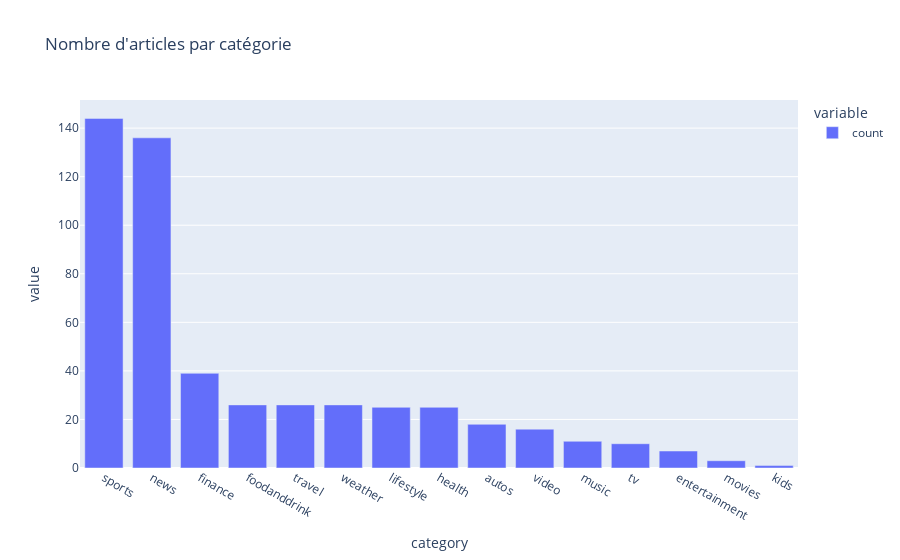

This figure's notebook cell:
### Code cell
category_counts = train_news_reduced['category'].value_counts()
px.bar(category_counts, title="Nombre d'articles par catégorie")

### Figure 1 — Plotly figure (JSON) as saved in the notebook; plotly's stock layout.template omitted (floating-point values rounded to 4 significant figures)
{"data": [{"hovertemplate": "variable=count<br>category=%{x}<br>value=%{y}<extra></extra>", "legendgroup": "count", "marker": {"color": "#636efa", "pattern": {"shape": ""}}, "name": "count", "orientation": "v", "showlegend": true, "textposition": "auto", "type": "bar", "x": ["sports", "news", "finance", "foodanddrink", "travel", "weather", "lifestyle", "health", "autos", "video", "music", "tv", "entertainment", "movies", "kids"], "xaxis": "x", "y": [144, 136, 39, 26, 26, 26, 25, 25, 18, 16, 11, 10, 7, 3, 1], "yaxis": "y"}], "layout": {"barmode": "relative", "legend": {"title": {"text": "variable"}, "tracegroupgap": 0}, "title": {"text": "Nombre d'articles par catégorie"}, "xaxis": {"anchor": "y", "domain": [0, 1], "title": {"text": "category"}}, "yaxis": {"anchor": "x", "domain": [0, 1], "title": {"text": "value"}}}}
